Frame 1 (no input): blank canvas, image omitted
Frame 60 (no input): blank canvas, image omitted
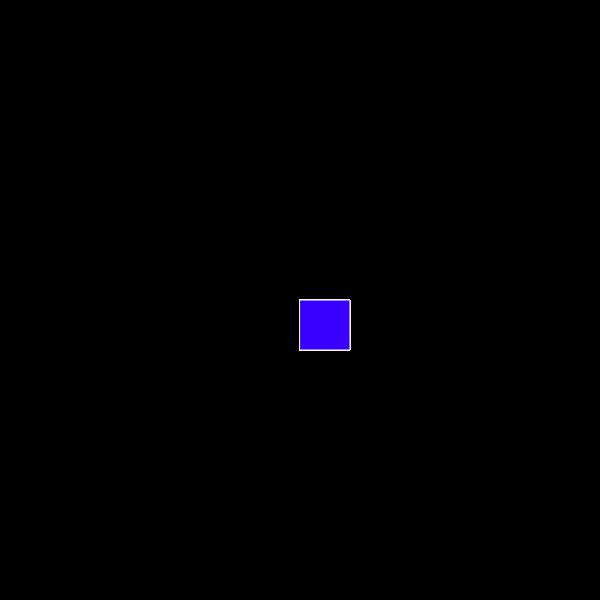
Frame 120 (the mouse pressed at the canvas centre since frame 60)

The p5.js sketch whose frames 1 and 60 were blank and that drew this single picture after the mouse press (run headless with seeded random() and noise() and a simulated clock; from frame 60 on, the mouse is pressed at the canvas centre):

// p5.js sketch
// ── sketch.js
function setup() {
  createCanvas(600, 600);
  background("rgb(0,0,0)")
}

function draw() {
  
  fill("#3900FF");
  stroke("WHITE");
  ;
  
  if(mouseIsPressed){rect(mouseX, mouseY, 50, 50)
    
  }
  
}
